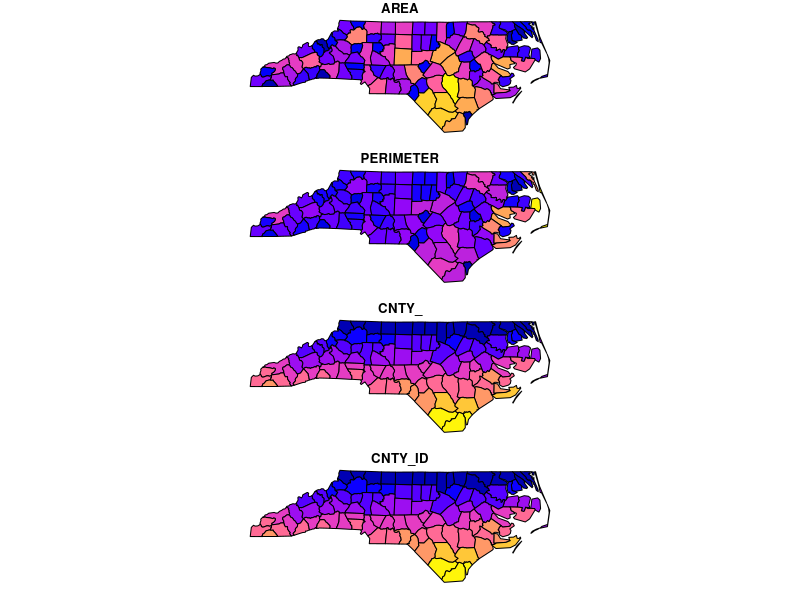

Here is the R script that generated this plot:
## ---- chunk 1
knitr::opts_chunk$set(echo = FALSE)

library("rnaturalearth")
library("tidyverse")
library("sf")
## ---- chunk 2
# Insert an image here, or make an example of a buffered river
# with points, using sf()
## ---- chunk 3
# show an example
# either code or use images of examples
# ??? What happens if you `unnest` the geometry column?

# Highlight parts
# 1. list column (aka sfc)
# 2. feature geometry (sfg)
# 3. feature (row)
## ---- chunk 4
# Example manipulations? Or wait until after reading and writing?
## ---- chunk 5
fileloc <- system.file("shape/nc.shp", package = "sf")
nc <- read_sf(fileloc)
print(nc, n = 3)
plot(nc, max.plot = 4)
## ---- chunk 6
st_crs(nc)
## ---- chunk 7
(a1 <- st_area(nc[1,])) # area, using geosphere::areaPolygon
(a2 <- st_area(st_transform(nc[1, ], 32119))) # NC state plane, m
(a3 <- st_area(st_transform(nc[1,], 2264)))  # NC state plane, US foot

units::set_units(a1, km^2)
units::set_units(a2, km^2)
units::set_units(a3, km^2)
## ---- chunk 8
st_crs("+proj=longlat +datum=WGS84") # Proj.4 string"
st_crs(3857)                         # ESPG code
st_crs(3857)$units                   # check units
st_crs(NA)                           # unknown (assumed planar/Cartesian)
